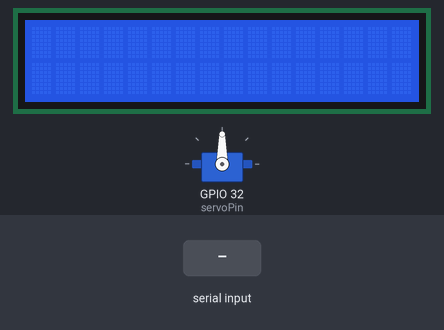
Bench run of a sketch on a simulated ESP32. Shown: servo, 16×2 character LCD. Inputs (shaded band) come from the test bench.

Above: at 1.2 s.
1.3 s: "90;45\n" received over Serial
At 2.5 s:
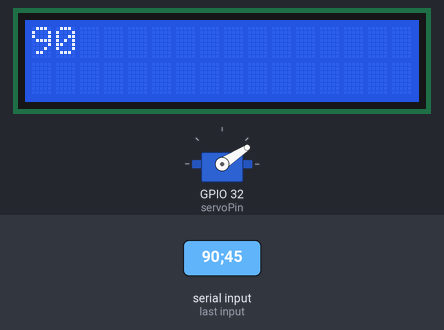
2.8 s: ";" received over Serial
At 3.5 s:
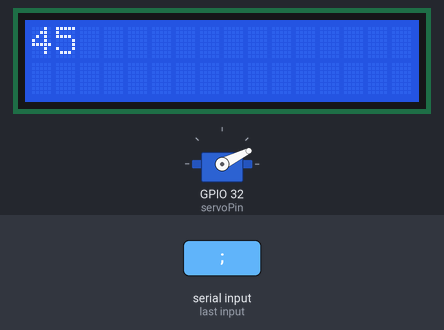
Timing chart, 0 to 5.8 s (numbered marks = the images above; inputs shaded):
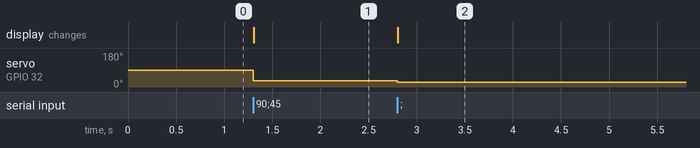

Measured:
- after the input at 1.3 s, servo on GPIO 32 (servoPin): 90° → 33° at once; the display: changes at once (image 1)
- after the input at 2.8 s, servo on GPIO 32 (servoPin): 33° → 26° at once; the display: changes at once (image 2)

The sketch:

1DOF_LCD_ESP32.ino
```cpp
#include <LiquidCrystal.h>
#include <ESP32Servo.h>

int rs = 13;
int en = 12;
int d4 = 14;
int d5 = 27;
int d6 = 26;
int d7 = 25;
LiquidCrystal lcd(rs, en, d4, d5, d6, d7);

Servo motorServo;
int servoPin = 32;

void setup() {

  ESP32PWM::allocateTimer(0);
  ESP32PWM::allocateTimer(1);

  motorServo.setPeriodHertz(50);
  motorServo.attach(servoPin, 500, 2400);

  lcd.begin(16, 2);
  Serial.begin(115200);
}

String temp = "";
char c;
int position=90;

void loop() {
  if (Serial.available()) {
    c = (char)Serial.read();
    if (c == ';') {
      position=map(temp.toInt(), 0, 1023, 20, 173);
      motorServo.write(position);
      lcd.clear();
      lcd.setCursor(0, 0);
      lcd.print(temp);
      temp = "";
      sleep(0.01);
    } else {
      temp += c;
    }
  }
}
```
